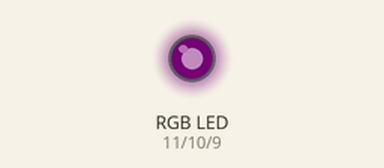
Simulated run of this sketch. Board: Arduino Uno, built with avr-gcc and run on an emulated ATmega328P. Parts: an RGB LED mixed from three pins (HIGH = lit). Dim RGB values are drawn brighter than linear.

Above: at 0.05 s.
At 2.65 s:
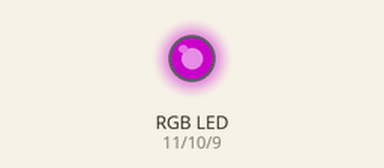
At 5.3 s:
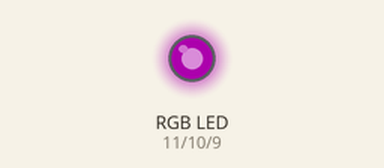
Timing chart, 0 to 8.6 s (numbered marks = the images above):
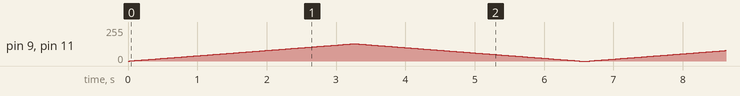

The sketch:

RGB_LED_PWM1013.ino
```cpp
const int LED_R = 11;  // LED red에 핀4 연결
const int LED_G = 10;  // LED green에 핀3 연결
const int LED_B = 9;  // LED blue에 핀2 연결

void setup()
{
  // 핀모드를 input, output을 꼭 설정해야 함.
 pinMode(LED_R, OUTPUT);  //핀4(LED red)를 출력으로 설정
 pinMode(LED_G, OUTPUT);  //핀3(LED green)를 출력으로 설정
 pinMode(LED_B, OUTPUT);  //핀2(LED blue)를 출력으로 설정

 analogWrite(LED_R, 0);
 analogWrite(LED_G, 0);
 analogWrite(LED_B, 0);
}

void loop()
{
  for (int i = 0; i < 130; i++)
  {
    setColor(i, 0, i);
    delay(25);
  }

  for (int i = 130; i >= 0; i--)
  {
    setColor(i, 0, i);
    delay(25);
  }
  delay(100);
}

void setColor(int red, int green, int blue)
{
  analogWrite(LED_R, red);
  analogWrite(LED_G, green);
  analogWrite(LED_B, blue);
}
```
